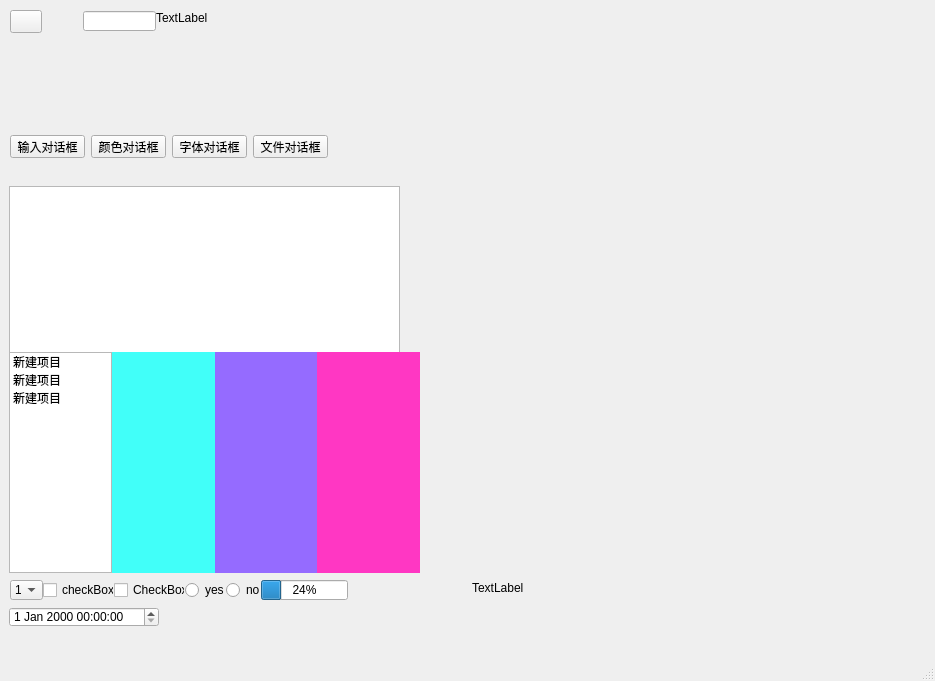
<?xml version="1.0" encoding="UTF-8"?>
<ui version="4.0">
 <class>MainWindow</class>
 <widget class="QMainWindow" name="MainWindow">
  <property name="geometry">
   <rect>
    <x>0</x>
    <y>0</y>
    <width>935</width>
    <height>681</height>
   </rect>
  </property>
  <property name="windowTitle">
   <string>MainWindow</string>
  </property>
  <property name="styleSheet">
   <string notr="true"/>
  </property>
  <widget class="QWidget" name="centralwidget">
   <widget class="QTableView" name="tableView">
    <property name="geometry">
     <rect>
      <x>9</x>
      <y>186</y>
      <width>391</width>
      <height>171</height>
     </rect>
    </property>
   </widget>
   <widget class="QWidget" name="widget_3" native="true">
    <property name="geometry">
     <rect>
      <x>9</x>
      <y>352</y>
      <width>411</width>
      <height>221</height>
     </rect>
    </property>
    <layout class="QHBoxLayout" name="horizontalLayout_4" stretch="1,1,1,1">
     <property name="spacing">
      <number>0</number>
     </property>
     <item>
      <widget class="QListWidget" name="listWidget">
       <item>
        <property name="text">
         <string>新建项目</string>
        </property>
       </item>
       <item>
        <property name="text">
         <string>新建项目</string>
        </property>
       </item>
       <item>
        <property name="text">
         <string>新建项目</string>
        </property>
       </item>
      </widget>
     </item>
     <item>
      <widget class="QWidget" name="widget" native="true">
       <property name="styleSheet">
        <string notr="true">background-color: rgb(65, 255, 249);</string>
       </property>
      </widget>
     </item>
     <item>
      <widget class="QStackedWidget" name="stackedWidget">
       <property name="styleSheet">
        <string notr="true">background-color: rgb(149, 107, 255);</string>
       </property>
       <property name="currentIndex">
        <number>-1</number>
       </property>
      </widget>
     </item>
     <item>
      <widget class="QWidget" name="widget_2" native="true">
       <property name="styleSheet">
        <string notr="true">background-color: rgb(255, 55, 195);</string>
       </property>
      </widget>
     </item>
    </layout>
   </widget>
   <widget class="QDateTimeEdit" name="dateTimeEdit">
    <property name="geometry">
     <rect>
      <x>9</x>
      <y>607</y>
      <width>150</width>
      <height>20</height>
     </rect>
    </property>
   </widget>
   <widget class="QPushButton" name="fontDialogPB">
    <property name="geometry">
     <rect>
      <x>172</x>
      <y>135</y>
      <width>75</width>
      <height>23</height>
     </rect>
    </property>
    <property name="text">
     <string>字体对话框</string>
    </property>
   </widget>
   <widget class="QPushButton" name="fileDialogPB">
    <property name="geometry">
     <rect>
      <x>253</x>
      <y>135</y>
      <width>75</width>
      <height>23</height>
     </rect>
    </property>
    <property name="text">
     <string>文件对话框</string>
    </property>
   </widget>
   <widget class="QPushButton" name="colorDialogPB">
    <property name="geometry">
     <rect>
      <x>91</x>
      <y>135</y>
      <width>75</width>
      <height>23</height>
     </rect>
    </property>
    <property name="text">
     <string>颜色对话框</string>
    </property>
   </widget>
   <widget class="QPushButton" name="inputDialogPB">
    <property name="geometry">
     <rect>
      <x>10</x>
      <y>135</y>
      <width>75</width>
      <height>23</height>
     </rect>
    </property>
    <property name="text">
     <string>输入对话框</string>
    </property>
   </widget>
   <widget class="QLabel" name="label">
    <property name="geometry">
     <rect>
      <x>156</x>
      <y>10</y>
      <width>54</width>
      <height>16</height>
     </rect>
    </property>
    <property name="sizePolicy">
     <sizepolicy hsizetype="Expanding" vsizetype="Expanding">
      <horstretch>0</horstretch>
      <verstretch>0</verstretch>
     </sizepolicy>
    </property>
    <property name="text">
     <string>TextLabel</string>
    </property>
   </widget>
   <widget class="QLineEdit" name="lineEdit">
    <property name="geometry">
     <rect>
      <x>83</x>
      <y>11</y>
      <width>73</width>
      <height>20</height>
     </rect>
    </property>
   </widget>
   <widget class="QPushButton" name="pushButton">
    <property name="geometry">
     <rect>
      <x>10</x>
      <y>10</y>
      <width>32</width>
      <height>23</height>
     </rect>
    </property>
    <property name="sizePolicy">
     <sizepolicy hsizetype="Expanding" vsizetype="Expanding">
      <horstretch>0</horstretch>
      <verstretch>0</verstretch>
     </sizepolicy>
    </property>
    <property name="text">
     <string/>
    </property>
   </widget>
   <widget class="QComboBox" name="comboBox">
    <property name="geometry">
     <rect>
      <x>10</x>
      <y>580</y>
      <width>33</width>
      <height>20</height>
     </rect>
    </property>
    <item>
     <property name="text">
      <string>1</string>
     </property>
    </item>
    <item>
     <property name="text">
      <string>2</string>
     </property>
    </item>
    <item>
     <property name="text">
      <string>3</string>
     </property>
    </item>
    <item>
     <property name="text">
      <string>4</string>
     </property>
    </item>
   </widget>
   <widget class="QRadioButton" name="radioButtonYes">
    <property name="geometry">
     <rect>
      <x>185</x>
      <y>582</y>
      <width>41</width>
      <height>16</height>
     </rect>
    </property>
    <property name="text">
     <string>yes</string>
    </property>
   </widget>
   <widget class="QCheckBox" name="checkBox">
    <property name="geometry">
     <rect>
      <x>43</x>
      <y>582</y>
      <width>71</width>
      <height>16</height>
     </rect>
    </property>
    <property name="text">
     <string>checkBox</string>
    </property>
   </widget>
   <widget class="QCheckBox" name="checkBox_2">
    <property name="geometry">
     <rect>
      <x>114</x>
      <y>582</y>
      <width>71</width>
      <height>16</height>
     </rect>
    </property>
    <property name="text">
     <string>CheckBox</string>
    </property>
   </widget>
   <widget class="QRadioButton" name="radioButtonNo">
    <property name="geometry">
     <rect>
      <x>226</x>
      <y>582</y>
      <width>35</width>
      <height>16</height>
     </rect>
    </property>
    <property name="text">
     <string>no</string>
    </property>
   </widget>
   <widget class="QProgressBar" name="progressBar">
    <property name="geometry">
     <rect>
      <x>261</x>
      <y>580</y>
      <width>87</width>
      <height>20</height>
     </rect>
    </property>
    <property name="value">
     <number>24</number>
    </property>
   </widget>
   <widget class="QLabel" name="comboBox_label">
    <property name="geometry">
     <rect>
      <x>472</x>
      <y>580</y>
      <width>54</width>
      <height>16</height>
     </rect>
    </property>
    <property name="text">
     <string>TextLabel</string>
    </property>
   </widget>
   <widget class="Phonon::SeekSlider" name="seekSlider">
    <property name="geometry">
     <rect>
      <x>437</x>
      <y>580</y>
      <width>17</width>
      <height>20</height>
     </rect>
    </property>
   </widget>
  </widget>
  <widget class="QMenuBar" name="menubar">
   <property name="geometry">
    <rect>
     <x>0</x>
     <y>0</y>
     <width>935</width>
     <height>23</height>
    </rect>
   </property>
  </widget>
  <widget class="QStatusBar" name="statusbar"/>
 </widget>
 <customwidgets>
  <customwidget>
   <class>Phonon::SeekSlider</class>
   <extends>QWidget</extends>
   <header location="global">phonon/seekslider.h</header>
  </customwidget>
 </customwidgets>
 <resources/>
 <connections/>
</ui>
